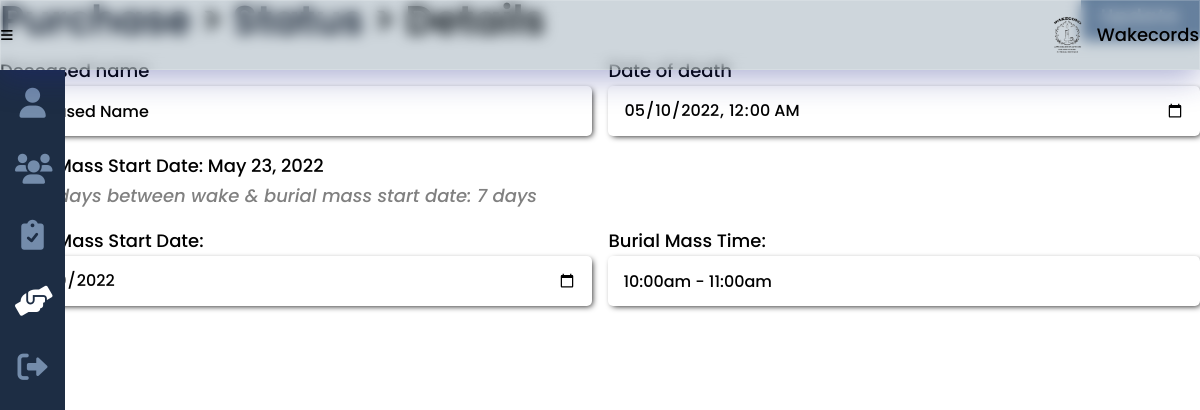
Screenshot of /status_details.php?purchaseid=64 with the database file from the repository.
### tables this page shows
CREATE TABLE `details` (
  `purchase_id` int(8) NOT NULL,
  `deceased_name` varchar(25) DEFAULT NULL,
  `burial_datetime` datetime DEFAULT NULL,
  `burial_add` varchar(100) DEFAULT NULL,
  `delivery_add` varchar(100) DEFAULT NULL,
  `delivery_date` date DEFAULT NULL,
  `message` varchar(200) DEFAULT NULL,
  `birth_date` date DEFAULT NULL,
  `death_date` date DEFAULT NULL,
  `delivery_datetime` datetime DEFAULT NULL,
  `num_pax` int(4) DEFAULT NULL,
  `cemetery_add` varchar(100) DEFAULT NULL
);

CREATE TABLE `purchase` (
  `purchase_id` int(8) NOT NULL,
  `seeker_id` int(8) NOT NULL,
  `service_id` int(8) NOT NULL,
  `purchase_total` decimal(9,2) DEFAULT NULL,
  `purchase_qty` int(2) DEFAULT NULL,
  `purchase_size` varchar(25) DEFAULT NULL,
  `purchase_font` varchar(25) DEFAULT NULL,
  `purchase_date` date NOT NULL,
  `purchase_wake_date` date DEFAULT NULL,
  `purchase_wake_time` varchar(50) DEFAULT NULL,
  `purchase_num_days` int(2) DEFAULT NULL,
  `purchase_burial_date` date DEFAULT NULL,
  `purchase_burial_time` varchar(50) DEFAULT NULL,
  `purchase_status` varchar(15) NOT NULL,
  `purchase_progress` int(2) NOT NULL
);

### others/db.php (called while the page is built, shortened)
<?php
	class DB
	{
		static $hostname = "localhost";
		static $dbname = "wakecords";
		static $username  = "root";
		static $password = "";
		public static function query($sql, $params=array(), $transactType)
		{
			$rows = array();
			try
			{
				$db = new PDO("mysql:host=". self::$hostname ."; dbname=". self::$dbname,  self::$username,  self::$password);
				$db->setAttribute(PDO::ATTR_ERRMODE, PDO::ERRMODE_EXCEPTION);
				$cmd = $db->prepare($sql);
				$cmd->execute($params);
				if($transactType == "READ")
					$rows = $cmd->fetchAll();
				else
					$rows = $db->lastInsertId();
			}
			catch(PDOException $e)
			{
				echo $e->getMessage();
			}
			return $rows;
		}
	}

### status_details.php (the view, shortened to what this page needs)
<?php
	include("others/head.php");
?>
<body>
	<div class="container">
		<?php include("others/header.php"); ?>
		<div class="banner">
			<?php
			include("others/sidebar.php"); ?>
			<section class="banner-con">
				<div class="wrapper">
					<div class="banner-div">
						<h2><a href="purchase.php">Purchase</a> <span>> <a href="status.php?purchaseid=<?php echo $_GET['purchaseid']; ?>">Status</a></span> <span>> Details</span></h2>
						<?php
						$details = DB::query("SELECT * FROM details WHERE purchase_id=?", array($_GET['purchaseid']), "READ");
						$details = $details[0];
						$services = DB::query("SELECT * FROM purchase a JOIN services b ON a.service_id = b.service_id WHERE purchase_id=?", array($_GET['purchaseid']), "READ");
						$services = $services[0];
						echo "
						<form class='profile' method='post'>
							<button class='btn btn-link-absolute higher-top' type='submit' name='btnupdate'>Update</button>
							<div>
								<label>Deceased name</label>
								<input type='text' name='txtname' value='".$details['deceased_name']."'>
							</div>
						";
						switch($services['service_type']){
							case "church":
								echo "
								<div>
									<label>Date of death</label>
									<input type='datetime-local' name='dtdeath' value='".date("Y-m-d\TH:i", strtotime($details['death_date']))."'>
								</div>
								<div style='margin-bottom:0;'>
									<label>Wake Mass Start Date: ".date("M j, Y", strtotime($services["purchase_wake_date"]))."</label>
									<input type='hidden' name='massstart' id='massstart' value='{$services["purchase_wake_date"]}' required>
								</div>
								<div style='width:100%;font-style:italic;color:gray;'>
									<label>No. of days between wake & burial mass start date: <span id='numdays1'>{$services["purchase_num_days"]}</span> days</label>
									<input type='hidden' name='numdays' id='numdays2' value='{$services["purchase_num_days"]}'>
								</div>
								<div>
									<label>Burial Mass Start Date: </label>
									<input type='date' name='burialstart' id='burialstart' value='{$services["purchase_burial_date"]}' required>
								</div>
								<div>
									<label>Burial Mass Time: </label>
									<input list='burial_time' name='burialtime' value='{$services["purchase_burial_time"]}' placeholder='Ex. 06:00pm - 07:00pm' required>
									<datalist id='burial_time'>
										<option value='03:00pm - 04:00pm'>
										<option value='04:00pm - 05:00pm'>
										<option value='05:00pm - 06:00pm'>
										<option value='06:00pm - 07:00pm'>
										<option value='07:00pm - 08:00pm'>
									</datalist>
								</div>";
							break;
						}
						echo "
						</form>";
						?>
					</div>
				</div>
			</section>
		</div>
	</div>
</body>
</html>

### css/style.css (style rules this page uses)
:root { --dark-blue:#0d1321; --light-blue:#1d2d44; --pale-blue:#3e5c76; --light-gray:#748cab; --gray: #ccc; --peach:#f0ebd8; --header-height:70px; --red: hsl(0,100%,40%); --green: hsl(133, 75%, 30%); --blue: hsl(180, 75%, 40%); --em-1: 1em; --rem-1: 1rem; --box-shadow: 2px 2px 6px -2px #000; }
* { padding:0;margin:0;box-sizing:border-box;resize:none;outline:none;border:none;text-decoration:none;list-style:none; }
body { font:500 18px/30px Poppins,sans-serif; }
.wrapper { width:100%;margin:0 auto 0 0;padding:0 var(--size-3) var(--size-8) var(--size-11); }
section, main { padding:100px 0;background:#fff; }
h1,h2 { line-height:100%;margin-bottom:40px;position:relative; }
h2 { margin-bottom:var(--rem-1); }
h2 { font-size:40px;font-weight:600; }
h2 a { display:inline-block;position:relative;color:var(--dark-blue); }
h2 a:after { content:"";position:absolute;width:100%;transform:scaleX(0);height:2px;bottom:0;left:0;background-color:var(--light-blue);transform-origin:bottom right;transition:transform 0.25s ease-out; }
input, input:not([type="checkbox"]):not([type="radio"]), textarea, select { display:block;width:100%;height:50px;border-radius:5px;padding-inline:15px;font:500 16px/30px Poppins,sans-serif;resize:none;margin-bottom:15px;box-shadow:var(--box-shadow); }
.btn { display:inline-block;width:fit-content;background:var(--light-gray);color:#fff;text-align:center;text-decoration:none;letter-spacing:2px;margin-right:25px;font:600 18px/20px Poppins,sans-serif;padding:15px 20px;border-radius:5px; }
.higher-top { top:-65px !important; }
.banner-con { width:100%;padding:0; }
.banner-div { height:100%;padding-top:var(--size-11);position:relative;margin-bottom:var(--em-1); }
.banner-div h2 span { font-size:var(--size-5); }
.banner-div form.profile, .checkbox { display:flex;justify-content:space-between;flex-wrap:wrap;position:relative;padding-bottom:var(--size-3); }
.banner-div form.profile > div { width:49.3%;margin-bottom:15px; }
.banner-div form.profile > div input, .banner-div form.profile > div textarea, .banner-div form.profile > div select { margin-bottom:0; }
.btn.btn-link-absolute { position:absolute;top:var(--size-11);right:0;margin-inline:0; }

### rows the page displays
details: txtname "Deceased Name", dtdeath "05/10/2022 00:00"
purchase: purchase_wake_date "May 23, 2022", purchase_num_days "7", burialstart "05/30/2022", burialtime "10:00am - 11:00am"
